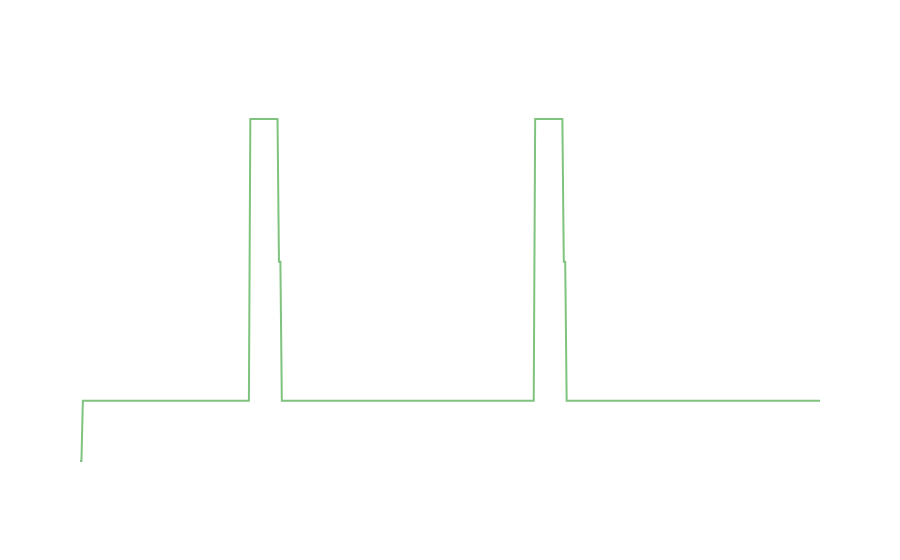
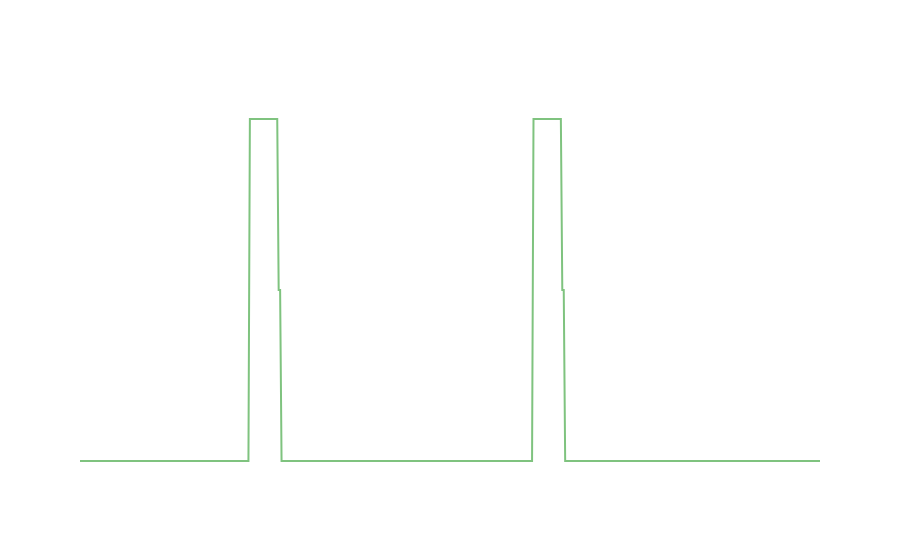
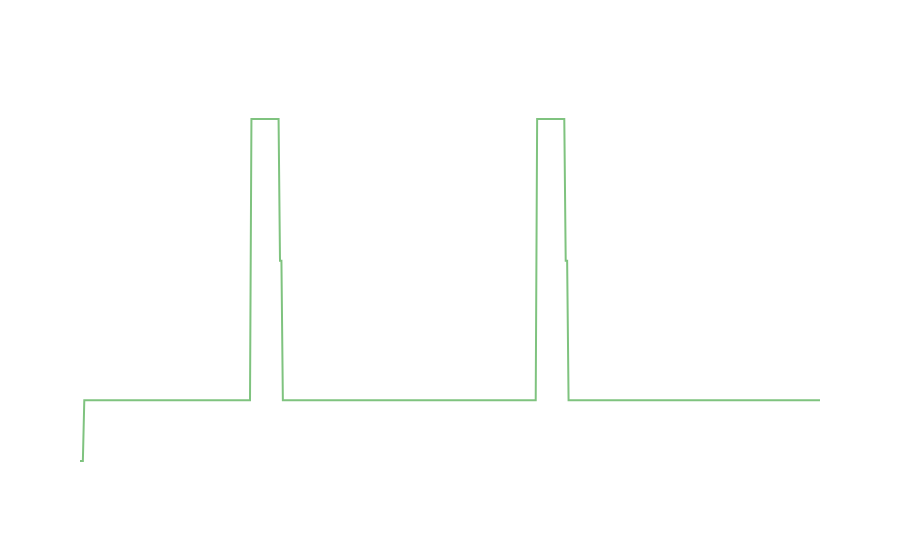
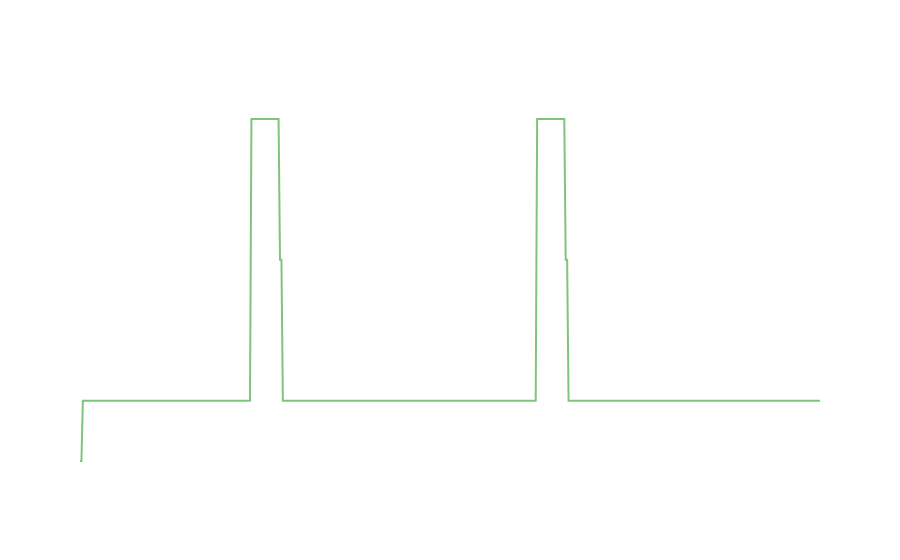

Notebook code cell kept with these figures, in order:
### Code cell
counter = 0
for start in ride_df['start_time'].unique():
    counter += 1
    user_resistance(100, start)
    if counter == 5:
        break

### Figure 1 — Plotly figure (JSON) as saved in the notebook; plotly's stock layout.template omitted (floating-point values rounded to 4 significant figures; data arrays with more than 128 entries replaced by an {"elided": "..."} marker saying what was removed)
{"data": [{"hovertemplate": "Time (s)=%{x}<br>resistance=%{y}<extra></extra>", "legendgroup": "", "line": {"color": "#7fc37f", "dash": "solid"}, "marker": {"symbol": "circle"}, "mode": "lines", "name": "", "orientation": "v", "showlegend": false, "type": "scatter", "x": {"elided": "518 int values"}, "xaxis": "x", "y": {"elided": "518 int values"}, "yaxis": "y"}], "layout": {"font": {"color": "white"}, "legend": {"tracegroupgap": 0}, "paper_bgcolor": "rgba(0,0,0,0)", "plot_bgcolor": "rgba(0,0,0,0)", "title": {"text": "Resistance"}, "xaxis": {"anchor": "y", "domain": [0, 1], "title": {"text": "Time (s)"}}, "yaxis": {"anchor": "x", "domain": [0, 1], "title": {"text": "resistance"}}}}

### Figure 2 — Plotly figure (JSON) as saved in the notebook; plotly's stock layout.template omitted (floating-point values rounded to 4 significant figures; data arrays with more than 128 entries replaced by an {"elided": "..."} marker saying what was removed)
{"data": [{"hovertemplate": "Time (s)=%{x}<br>resistance=%{y}<extra></extra>", "legendgroup": "", "line": {"color": "#7fc37f", "dash": "solid"}, "marker": {"symbol": "circle"}, "mode": "lines", "name": "", "orientation": "v", "showlegend": false, "type": "scatter", "x": {"elided": "515 int values"}, "xaxis": "x", "y": {"elided": "515 int values"}, "yaxis": "y"}], "layout": {"font": {"color": "white"}, "legend": {"tracegroupgap": 0}, "paper_bgcolor": "rgba(0,0,0,0)", "plot_bgcolor": "rgba(0,0,0,0)", "title": {"text": "Resistance"}, "xaxis": {"anchor": "y", "domain": [0, 1], "title": {"text": "Time (s)"}}, "yaxis": {"anchor": "x", "domain": [0, 1], "title": {"text": "resistance"}}}}

### Figure 3 — Plotly figure (JSON) as saved in the notebook; plotly's stock layout.template omitted (floating-point values rounded to 4 significant figures; data arrays with more than 128 entries replaced by an {"elided": "..."} marker saying what was removed)
{"data": [{"hovertemplate": "Time (s)=%{x}<br>resistance=%{y}<extra></extra>", "legendgroup": "", "line": {"color": "#7fc37f", "dash": "solid"}, "marker": {"symbol": "circle"}, "mode": "lines", "name": "", "orientation": "v", "showlegend": false, "type": "scatter", "x": {"elided": "519 int values"}, "xaxis": "x", "y": {"elided": "519 int values"}, "yaxis": "y"}], "layout": {"font": {"color": "white"}, "legend": {"tracegroupgap": 0}, "paper_bgcolor": "rgba(0,0,0,0)", "plot_bgcolor": "rgba(0,0,0,0)", "title": {"text": "Resistance"}, "xaxis": {"anchor": "y", "domain": [0, 1], "title": {"text": "Time (s)"}}, "yaxis": {"anchor": "x", "domain": [0, 1], "title": {"text": "resistance"}}}}

### Figure 4 — Plotly figure (JSON) as saved in the notebook; plotly's stock layout.template omitted (floating-point values rounded to 4 significant figures; data arrays with more than 128 entries replaced by an {"elided": "..."} marker saying what was removed)
{"data": [{"hovertemplate": "Time (s)=%{x}<br>resistance=%{y}<extra></extra>", "legendgroup": "", "line": {"color": "#7fc37f", "dash": "solid"}, "marker": {"symbol": "circle"}, "mode": "lines", "name": "", "orientation": "v", "showlegend": false, "type": "scatter", "x": {"elided": "519 int values"}, "xaxis": "x", "y": {"elided": "519 int values"}, "yaxis": "y"}], "layout": {"font": {"color": "white"}, "legend": {"tracegroupgap": 0}, "paper_bgcolor": "rgba(0,0,0,0)", "plot_bgcolor": "rgba(0,0,0,0)", "title": {"text": "Resistance"}, "xaxis": {"anchor": "y", "domain": [0, 1], "title": {"text": "Time (s)"}}, "yaxis": {"anchor": "x", "domain": [0, 1], "title": {"text": "resistance"}}}}
